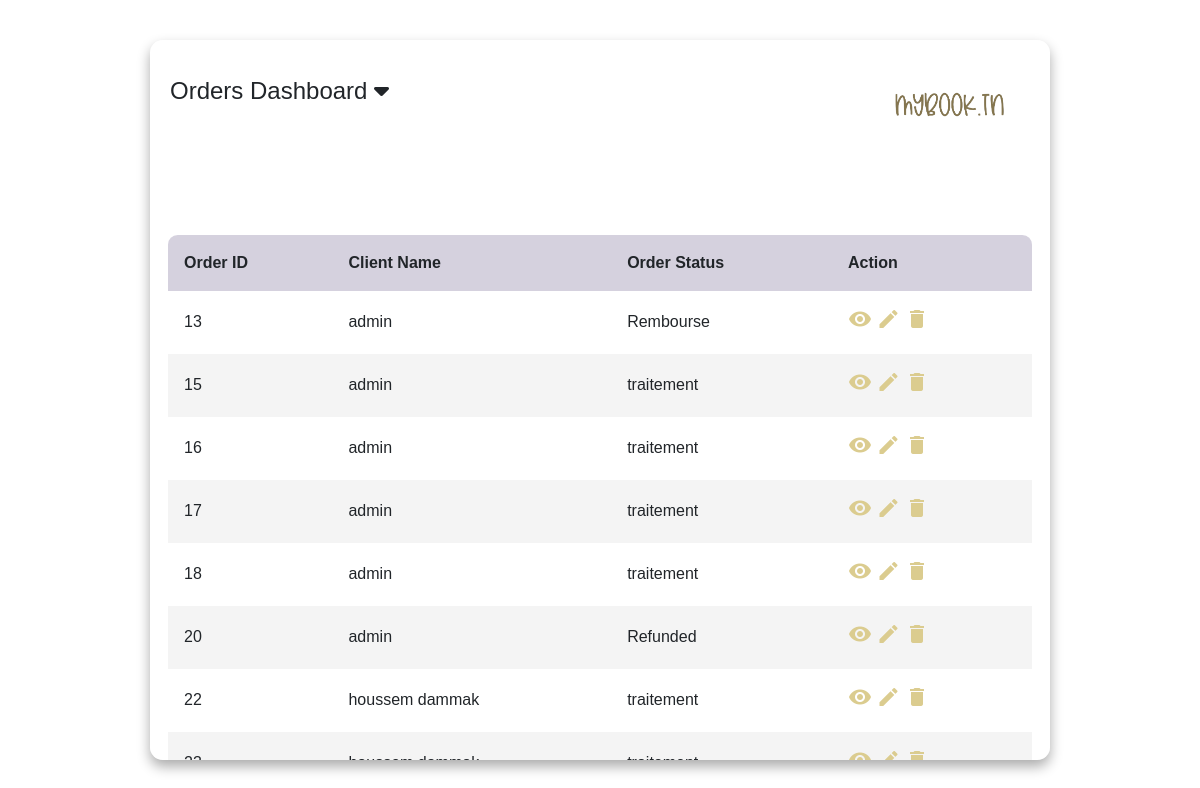
/app/views/dashboard/commandeTable.php (signed in), run on the app's committed database.
### tables this page shows
CREATE TABLE IF NOT EXISTS `commande` (
  `commande_id` int NOT NULL AUTO_INCREMENT,
  `user_id` int NOT NULL,
  `status` varchar(255) NOT NULL,
  PRIMARY KEY (`commande_id`),
  KEY `userConstraint` (`user_id`)
);

CREATE TABLE IF NOT EXISTS `users` (
  `user_id` int NOT NULL AUTO_INCREMENT,
  `email` varchar(255) NOT NULL,
  `password` varchar(255) NOT NULL,
  `fullname` varchar(255) NOT NULL,
  PRIMARY KEY (`user_id`)
);

### app/controllers/ControllerDashboard.php (called while the page is built, shortened)
<?php
require_once '..\..\models\ModelDashboard.php';
class ControllerDashboard extends Controller
{
    private $models;
    public function __construct()
    {
        $db = Database::getInstance()->getConnection();
        $this->models = new ModelDashboard($db);
    }
    public function getOrders()
    {
        return $this->models->getOrders();
    }
}
$controller = new ControllerDashboard();
$orders=$controller->getOrders();
?>

### app/models/Model.php (called while the page is built, shortened)
<?php
class Model
{
    public function __construct($db, $table)
    {
        $this->db = $db;
    }
}
?>

### app/models/ModelDashboard.php (called while the page is built, shortened)
<?php
require_once 'Model.php';
class ModelDashboard extends Model
{
    public function getOrders()
    {
        $sql = "SELECT commande.commande_id AS `Commande ID`,commande.user_id As 'Client ID', users.fullname AS `Client Name`, commande.status AS `Status`
            FROM commande
            INNER JOIN users ON commande.user_id = users.user_id
            WHERE commande.status <> 'Treatment'";
        $stmt = $this->db->query($sql);
        if ($stmt) {
            return $stmt->fetchAll(PDO::FETCH_ASSOC);
        } else {
            return false;
        }
    }
}

### app/views/dashboard/commandeTable.php (the view, shortened to what this page needs)
<?php
require_once '..\..\controllers\ControllerDashboard.php';
?>
<!DOCTYPE html>
<html lang="en">
<head>
    <link rel="stylesheet" href="../../../assets/css/bootstrap.min.css">
    <link rel="stylesheet" href="../../../assets/css/dashboard.css">
</head>
<body>
    <div id="tableJdida">
        <main class="tableau1" style="width: 900px;">
        <div class="content-wrapper">
                <div class="title">
                    <h4 id="toggleButton" style="padding: 20px ;">Orders Dashboard <i class="fa-solid fa-caret-down"></i>
                    </h4>
                </div>
                <div class="image-container">
                    <a href="../../../index.php">
                        <img src="../../../assets/images/logo.png" style="width:200px;height:90px"
                            alt="Description de l'image">
                    </a>
                </div>
            </div>            <section class="tableau1__header">
            </section>
            <section class="tableau1__body">
                <table>
                    <thead>
                        <tr>
                            <th>Order ID</th>
                            <th>Client Name</th>
                            <th>Order Status </th>
                            <th style="width: 200px">action</th>
                        </tr>
                    </thead>
                    <tbody>
                        <?php
                        foreach ($orders as $order) {
                            echo '<td>' . $order['Commande ID'] . '</td>';
                            echo '<td>' . $order['Client Name'] . '</td>';
                            echo '<td>'.$order['Status']. '</td>';
                            echo '<td style="width: 200px;">
                                <a href="#"  class="view" title="View" data-toggle="modal" data-target="#DisplayModal' . $order['Commande ID'] . '"><i class="material-icons" style="color:#dbcc8f">&#xE417;</i></a>
                                <a href="#" class="edit" title="Edit" data-toggle="modal" data-target="#editModal" onclick="fillEditModal(\'' . $order['Commande ID'] . '\', \'' . $order['Client ID'] . '\', \'' . $order['Client Name'] . '\', \'' . $order['Status'] . '\')">
                            <i class="material-icons" style="color:#dbcc8f">&#xE254;</i></a>
                            <a href="#" onclick="deleteCommande(\'' . $order['Commande ID'] . '\')">
                            <i class="material-icons" style="color:#dbcc8f">&#xE872;</i></a>
                                </td>';
                        }
                        ?>
            </tbody></table>
            </section>
        </main>
    </div>
</body>
</html>

### assets/css/dashboard.css (style rules this page uses)
* { margin: 0; padding: 0; box-sizing: border-box; font-family: sans-serif; }
body { min-height: 100vh; background: url(../images/books-shop_bg.jpg) center / cover; display: flex; justify-content: center; align-items: center; }
main.tableau1 { width: 82vw; height: 90vh; background-color: #fff5; backdrop-filter: blur(7px); box-shadow: 0 .4rem .8rem #0005; border-radius: .8rem; overflow: hidden; }
.tableau1__header { width: 100%; height: 10%; background-color: #fff4; padding: .8rem 1rem; display: flex; justify-content: space-between; align-items: center; }
.tableau1__body { width: 96%; max-height: calc(78% - 1.6rem); background-color: #fffb; margin: .8rem auto; border-radius: .6rem; overflow: auto; overflow: overlay; }
table { width: 100%; }
table, th, td { border-collapse: collapse; padding: 1rem; text-align: left; }
thead th { position: sticky; top: 0; left: 0; background-color: #d5d1defe; cursor: pointer; text-transform: capitalize; }
tbody tr td, tbody tr td p, tbody tr td img { transition: .2s ease-in-out; }

### app/views/dashboard/commandeTable.php (style rules this page uses)
.content-wrapper { display: flex; justify-content: space-between; align-items: center; flex-wrap: wrap; }
.title { flex-basis: 50%; }
.image-container { flex-basis: 45%; text-align: right; margin-top: 20px; }
.image-container img { max-width: 100%; height: auto; }
img { max-width: 10%; height: auto; }

### data on the page
commande: commande_id "13", user.fullname "admin", status "Rembourse"
commande: commande_id "15", user.fullname "admin", status "traitement"
commande: commande_id "16", user.fullname "admin", status "traitement"
commande: commande_id "17", user.fullname "admin", status "traitement"
commande: commande_id "18", user.fullname "admin", status "traitement"
commande: commande_id "20", user.fullname "admin", status "Refunded"
commande: commande_id "22", user.fullname "houssem dammak", status "traitement"
